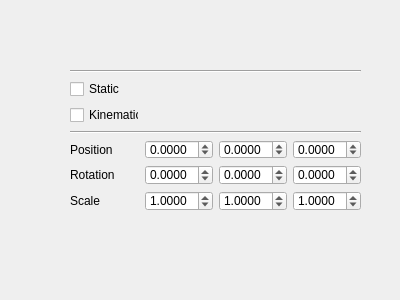
<?xml version="1.0" encoding="UTF-8"?>
<ui version="4.0">
 <class>RigidPropertyWidget</class>
 <widget class="QWidget" name="RigidPropertyWidget">
  <property name="geometry">
   <rect>
    <x>0</x>
    <y>0</y>
    <width>400</width>
    <height>300</height>
   </rect>
  </property>
  <property name="windowTitle">
   <string>Form</string>
  </property>
  <widget class="QWidget" name="layout" native="true">
   <property name="geometry">
    <rect>
     <x>70</x>
     <y>70</y>
     <width>291</width>
     <height>141</height>
    </rect>
   </property>
   <layout class="QGridLayout" name="gridLayout">
    <item row="5" column="0">
     <widget class="QLabel" name="label_2">
      <property name="text">
       <string>Rotation</string>
      </property>
     </widget>
    </item>
    <item row="7" column="0">
     <spacer name="verticalSpacer">
      <property name="orientation">
       <enum>Qt::Vertical</enum>
      </property>
      <property name="sizeHint" stdset="0">
       <size>
        <width>20</width>
        <height>40</height>
       </size>
      </property>
     </spacer>
    </item>
    <item row="5" column="2">
     <widget class="QDoubleSpinBox" name="rotY">
      <property name="decimals">
       <number>4</number>
      </property>
      <property name="minimum">
       <double>-360.000000000000000</double>
      </property>
      <property name="maximum">
       <double>360.000000000000000</double>
      </property>
     </widget>
    </item>
    <item row="1" column="0">
     <widget class="QCheckBox" name="static_2">
      <property name="text">
       <string>Static</string>
      </property>
     </widget>
    </item>
    <item row="3" column="0" colspan="4">
     <widget class="Line" name="line_2">
      <property name="orientation">
       <enum>Qt::Horizontal</enum>
      </property>
     </widget>
    </item>
    <item row="2" column="0">
     <widget class="QCheckBox" name="kinematic">
      <property name="text">
       <string>Kinematic</string>
      </property>
     </widget>
    </item>
    <item row="4" column="3">
     <widget class="QDoubleSpinBox" name="posZ">
      <property name="decimals">
       <number>4</number>
      </property>
      <property name="minimum">
       <double>-100.000000000000000</double>
      </property>
      <property name="maximum">
       <double>100.000000000000000</double>
      </property>
     </widget>
    </item>
    <item row="4" column="2">
     <widget class="QDoubleSpinBox" name="posY">
      <property name="decimals">
       <number>4</number>
      </property>
      <property name="minimum">
       <double>-100.000000000000000</double>
      </property>
      <property name="maximum">
       <double>100.000000000000000</double>
      </property>
     </widget>
    </item>
    <item row="5" column="3">
     <widget class="QDoubleSpinBox" name="rotZ">
      <property name="decimals">
       <number>4</number>
      </property>
      <property name="minimum">
       <double>-360.000000000000000</double>
      </property>
      <property name="maximum">
       <double>360.000000000000000</double>
      </property>
     </widget>
    </item>
    <item row="5" column="1">
     <widget class="QDoubleSpinBox" name="rotX">
      <property name="decimals">
       <number>4</number>
      </property>
      <property name="minimum">
       <double>-360.000000000000000</double>
      </property>
      <property name="maximum">
       <double>360.000000000000000</double>
      </property>
     </widget>
    </item>
    <item row="4" column="0">
     <widget class="QLabel" name="label">
      <property name="text">
       <string>Position</string>
      </property>
     </widget>
    </item>
    <item row="4" column="1">
     <widget class="QDoubleSpinBox" name="posX">
      <property name="decimals">
       <number>4</number>
      </property>
      <property name="minimum">
       <double>-100.000000000000000</double>
      </property>
      <property name="maximum">
       <double>100.000000000000000</double>
      </property>
     </widget>
    </item>
    <item row="0" column="0" colspan="4">
     <widget class="Line" name="line">
      <property name="orientation">
       <enum>Qt::Horizontal</enum>
      </property>
     </widget>
    </item>
    <item row="6" column="0">
     <widget class="QLabel" name="label_3">
      <property name="text">
       <string>Scale</string>
      </property>
     </widget>
    </item>
    <item row="6" column="1">
     <widget class="QDoubleSpinBox" name="scaleX">
      <property name="decimals">
       <number>4</number>
      </property>
      <property name="minimum">
       <double>0.000100000000000</double>
      </property>
      <property name="value">
       <double>1.000000000000000</double>
      </property>
     </widget>
    </item>
    <item row="6" column="2">
     <widget class="QDoubleSpinBox" name="scaleY">
      <property name="decimals">
       <number>4</number>
      </property>
      <property name="minimum">
       <double>0.000100000000000</double>
      </property>
      <property name="value">
       <double>1.000000000000000</double>
      </property>
     </widget>
    </item>
    <item row="6" column="3">
     <widget class="QDoubleSpinBox" name="scaleZ">
      <property name="decimals">
       <number>4</number>
      </property>
      <property name="minimum">
       <double>0.000100000000000</double>
      </property>
      <property name="value">
       <double>1.000000000000000</double>
      </property>
     </widget>
    </item>
   </layout>
  </widget>
 </widget>
 <resources/>
 <connections/>
</ui>
